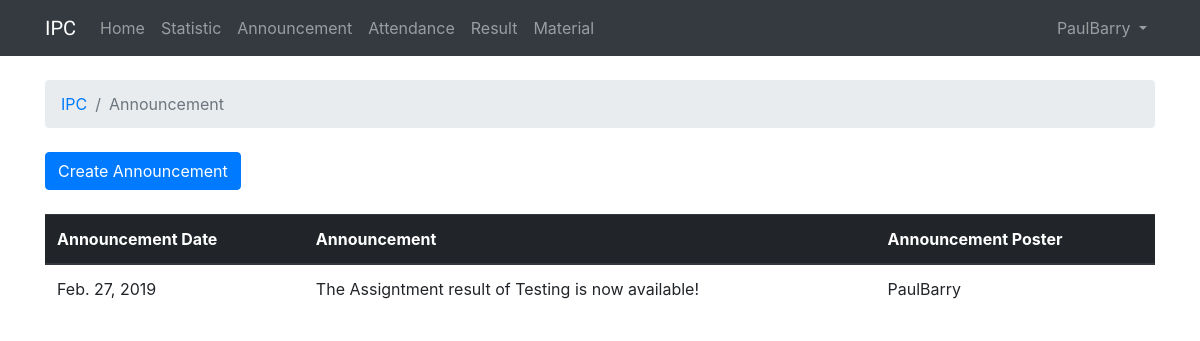
Page /1/announcement (signed in) on the earlier database version.
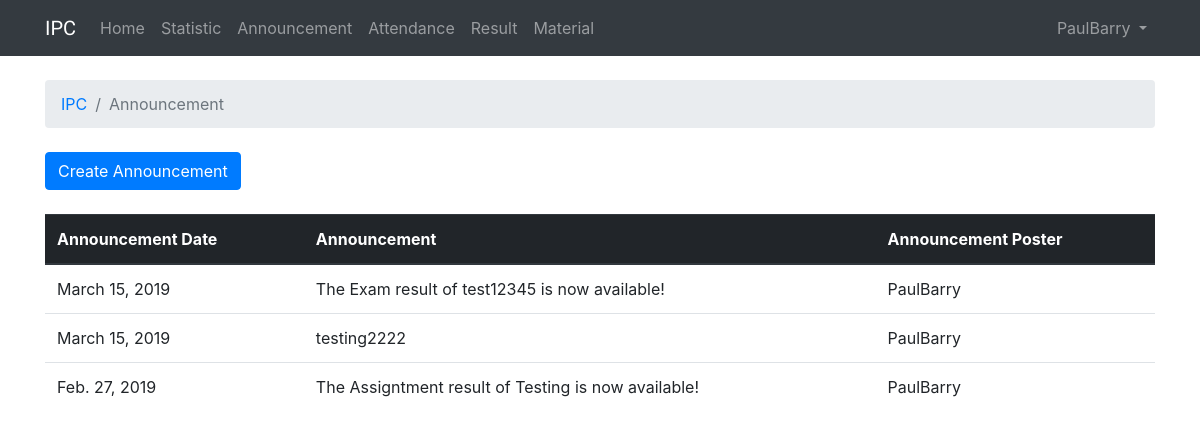
Same page on the later database version.
### IPC/models.py (models this page shows, shortened)
class Announcement(models.Model):
    announcementDate = models.DateField(auto_now_add=True)
    announcementPosterId = models.ForeignKey(User, on_delete=models.CASCADE,)
    announcementCourse = models.ForeignKey(Course, on_delete=models.CASCADE,)
    announcementFeed = models.TextField(max_length=4000)

### IPC/views.py (the view)
# urls.py: path('<int:course_id>/announcement', views.course_announcement, name='course_announcement'),
@login_required
def course_announcement(request, course_id):
    user = request.user
    if user.groups.filter(name='Teacher').exists():
        user_type = "teacher"
    elif user.groups.filter(name='Student').exists():
        user_type = "student"
    announcements = list(Announcement.objects.filter(announcementCourse=course_id).order_by('-announcementDate'))
    return render(request, 'announcement.html', {'announcements': announcements,
                                                 'user_type': user_type,
                                                 'course_id': course_id,})

### templates/announcement.html (shortened to what this page needs)
{% extends 'base.html' %}
{% block breadcrumb %}
  <li class="breadcrumb-item"><a href="{% url 'course' %}">IPC</a></li>
  <li class="breadcrumb-item active">Announcement</li>
{% endblock %}
{% block content %}
  {% if user_type == "teacher" %}
  <div class="mb-4">
    <a class="btn btn-primary" href="{% url 'create_course_announcement' course_id=course_id %}">Create Announcement</a>
  </div>
  {% endif %}
  <table class="table">
    <thead class="thead-dark">
      <tr>
        <th>Announcement Date</th>
        <th>Announcement</th>
        <th>Announcement Poster</th>
      </tr>
    </thead>
    <tbody>
      {% for announcement in announcements %}
        <tr>
          <td>{{ announcement.announcementDate }}</td>
          <td>{{ announcement.announcementFeed }}</td>
          <td>{{ announcement.announcementPosterId }}</td>
        </tr>
      {% endfor %}
    </tbody>
  </table>
{% endblock %}

Differences in the rows shown:
added Announcement: announcementDate "March 15, 2019", announcementFeed "The Exam result of test12345 is now available!", announcementPosterId "PaulBarry"
added Announcement: announcementDate "March 15, 2019", announcementFeed "testing2222", announcementPosterId "PaulBarry"
